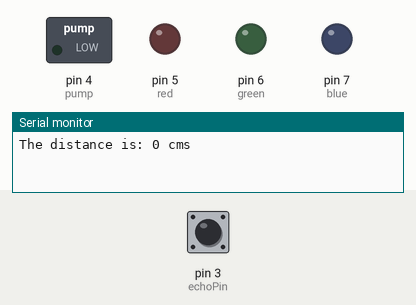
This sketch was run on a simulated Arduino Uno, built with avr-gcc and run on an emulated ATmega328P. Parts: switched loads named in the sketch (green lamp = pin HIGH), output pins drawn as LEDs (lit = HIGH), the last lines printed to the serial monitor. Dashed ring = blinking. The inputs (shaded band) are chosen by the test bench; at power-on: pin 3 (echoPin) LOW. Pins used as bus, display or sensor lines are not drawn.

Above: at 1.2 s.
1.3 s: pin 3 (echoPin) pulsed HIGH 2 times (0.12 s each, 0.3 s apart)
At 2.3 s:
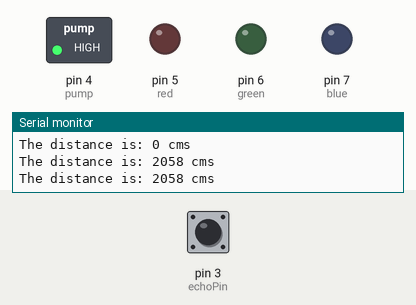
At 2.78 s:
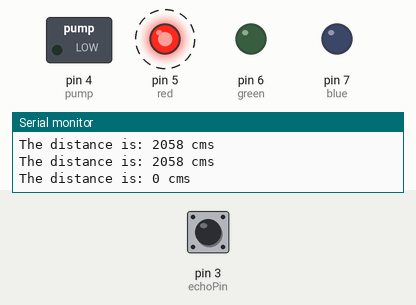
Timing chart, 0 to 10.9 s (numbered marks = the images above; inputs shaded):
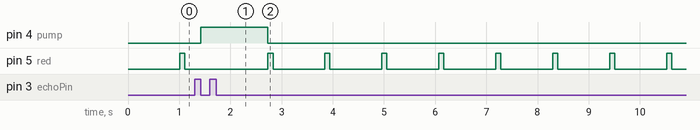

Measured:
- after the input at 1.3 s, pin 4 (pump): LOW → HIGH after 0.12 s, → LOW 1.3 s later
- by itself, pin 5 (red): alternates HIGH for 0.10 s and LOW for 1.0 s

The sketch:

water_level_indicator.ino
```cpp
const int trigPin = 2, echoPin = 3,pump = 4, red = 5, green = 6, blue = 7;
//long duration, distance;

void setup()
{

  //open the serial port at 9600 bps
  Serial.begin(9600);
  // set the digital pin as input
  pinMode(echoPin, INPUT);
  // set the digital pin as output
  pinMode(trigPin, OUTPUT);
  //Setting the digital pin for pump
  pinMode(pump, OUTPUT);
  //Setting the digital pin for led colour
  pinMode(red, OUTPUT);
  pinMode(green, OUTPUT);
  pinMode(blue, OUTPUT);
}

void loop()
{
  //setting triger pin as low
  digitalWrite(trigPin, LOW);
  delay(2);
  //setting triger pin as high for 10 milliseconds
  digitalWrite(trigPin, HIGH);
  delay(10);
  digitalWrite(trigPin, LOW);
  //get input from the echo pinn
  long  duration = pulseIn(echoPin, HIGH);
  //calculating the distance
  long  distance = (duration/2)*0.0343;
  //print the distance in serial monitor
  Serial.print("The distance is: ");
  Serial.print(distance);
  Serial.println(" cms");

  //if water level is full then it will turn off water pump and LED turns red
  if(distance<=15)
  {
    digitalWrite(red, HIGH);
    digitalWrite(pump,LOW);
    delay(100);
    digitalWrite(red, LOW);
  }

  // If the water level is between 15 to 30 cms then LED turns green
  if(distance>15 && distance<=30)
  {
    digitalWrite(green, HIGH);
    delay(100);
    digitalWrite(green, LOW);
  }

  // If the water level is between 30 to 60 cms then LED turns blue
  if(distance>30 && distance<=60)
  {
    digitalWrite(blue, HIGH);
    delay(100);
    digitalWrite(blue, LOW);
  }

  // If the water level is between 60 to 80 cms then LED turns green
  if(distance>60 && distance<80)
  {
    digitalWrite(red, HIGH);
    digitalWrite(green, HIGH);
    digitalWrite(blue, HIGH);
    delay(100);
    digitalWrite(red, LOW);
    digitalWrite(green, LOW);
    digitalWrite(blue, LOW);
  }

  if(distance >= 80){
    //Turn on pump when water reaches 80
    digitalWrite(pump,HIGH);
  }


}
```
